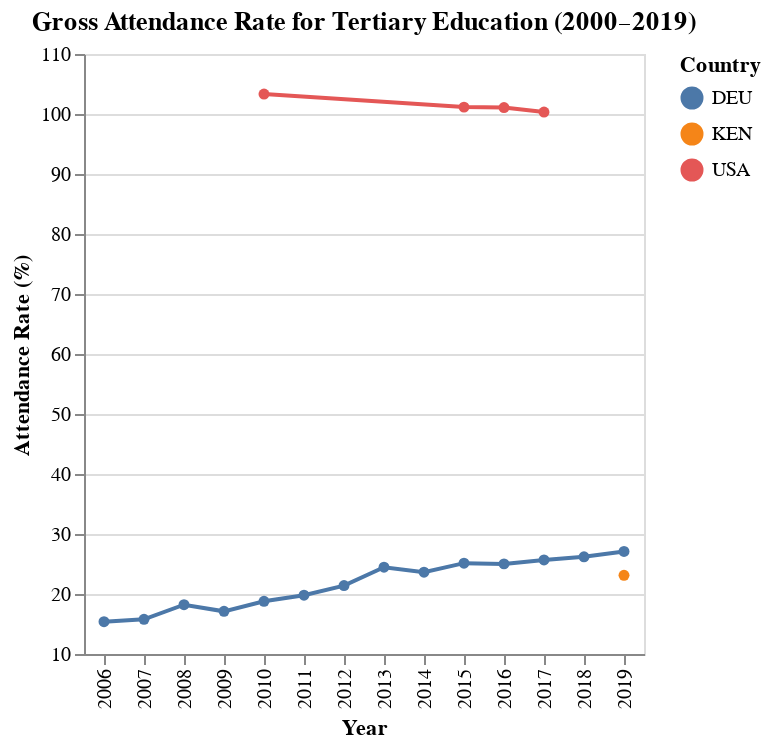

This figure's notebook cell:
### Code cell
''' Gross Attendance'''
file_path2 = '/content/data/gross_attendance.csv'
attendance_df = pd.read_csv(file_path2)

# Drop columns with all NaNs if they're not needed
attendance_df = attendance_df.drop(columns=['qualifier', 'magnitude'], errors='ignore')

# attendance_df

# Filter for selected countries and years
attend_subset = attendance_df[
    (attendance_df['geoUnit'].isin(['USA', 'JPN', 'DEU', 'ARG', 'KEN'])) &
    (attendance_df['year'].between(2000, 2019))
]

# Plot
alt.Chart(attend_subset).mark_line(point=True).encode(
    x=alt.X('year:O', title='Year'),
    y=alt.Y('value:Q', title='Attendance Rate (%)', scale=alt.Scale(zero=False)),
    color=alt.Color('geoUnit:N', title='Country'),
    tooltip=['geoUnit', 'year', 'value']
).properties(
    title='Gross Attendance Rate for Tertiary Education (2000–2019)'
)

### Figure 1 — Vega-Lite specification as saved in the notebook (floating-point values rounded to 4 significant figures)
{"config": {"view": {"continuousWidth": 300, "continuousHeight": 300}}, "data": {"name": "data-8ccba1b74a3a4f2f2ce927a07df5e7f6"}, "mark": {"type": "line", "point": true}, "encoding": {"color": {"field": "geoUnit", "title": "Country", "type": "nominal"}, "tooltip": [{"field": "geoUnit", "type": "nominal"}, {"field": "year", "type": "quantitative"}, {"field": "value", "type": "quantitative"}], "x": {"field": "year", "title": "Year", "type": "ordinal"}, "y": {"field": "value", "scale": {"zero": false}, "title": "Attendance Rate (%)", "type": "quantitative"}}, "title": "Gross Attendance Rate for Tertiary Education (2000–2019)", "$schema": "https://vega.github.io/schema/vega-lite/v5.20.1.json", "datasets": {"data-8ccba1b74a3a4f2f2ce927a07df5e7f6": [{"indicatorId": "GAR.5T8", "geoUnit": "DEU", "year": 2006, "value": 15.38}, {"indicatorId": "GAR.5T8", "geoUnit": "DEU", "year": 2007, "value": 15.78}, {"indicatorId": "GAR.5T8", "geoUnit": "DEU", "year": 2008, "value": 18.21}, {"indicatorId": "GAR.5T8", "geoUnit": "DEU", "year": 2009, "value": 17.11}, {"indicatorId": "GAR.5T8", "geoUnit": "DEU", "year": 2010, "value": 18.79}, {"indicatorId": "GAR.5T8", "geoUnit": "DEU", "year": 2011, "value": 19.8}, {"indicatorId": "GAR.5T8", "geoUnit": "DEU", "year": 2012, "value": 21.4}, {"indicatorId": "GAR.5T8", "geoUnit": "DEU", "year": 2013, "value": 24.46}, {"indicatorId": "GAR.5T8", "geoUnit": "DEU", "year": 2014, "value": 23.63}, {"indicatorId": "GAR.5T8", "geoUnit": "DEU", "year": 2015, "value": 25.14}, {"indicatorId": "GAR.5T8", "geoUnit": "DEU", "year": 2016, "value": 25.02}, {"indicatorId": "GAR.5T8", "geoUnit": "DEU", "year": 2017, "value": 25.68}, {"indicatorId": "GAR.5T8", "geoUnit": "DEU", "year": 2018, "value": 26.2}, {"indicatorId": "GAR.5T8", "geoUnit": "DEU", "year": 2019, "value": 27.09}, {"indicatorId": "GAR.5T8", "geoUnit": "KEN", "year": 2019, "value": 23.12}, {"indicatorId": "GAR.5T8", "geoUnit": "USA", "year": 2010, "value": 103.3}, {"indicatorId": "GAR.5T8", "geoUnit": "USA", "year": 2015, "value": 101.1}, {"indicatorId": "GAR.5T8", "geoUnit": "USA", "year": 2016, "value": 101.1}, {"indicatorId": "GAR.5T8", "geoUnit": "USA", "year": 2017, "value": 100.3}]}}
